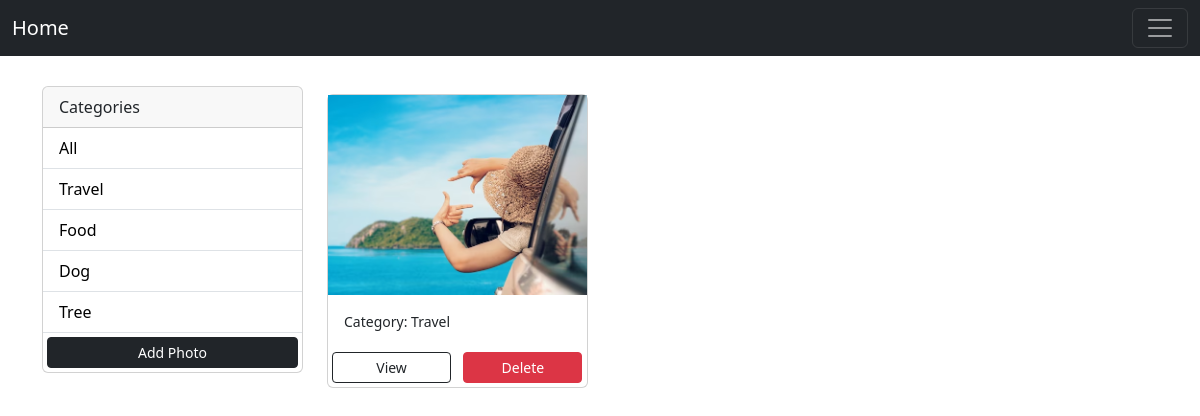
The page /?category_clicked=Travel on the database its author committed.
### photos/models.py (models this page shows, shortened)
class Category(models.Model):
    name = models.CharField(max_length=200, null=False, blank=False)
    def __str__(self):
        return self.name

class Photo(models.Model):
    category = models.ForeignKey(Category, on_delete=models.SET_NULL, null=True, blank=True)
    image = models.ImageField(null=False, blank=False, max_length=None)
    description = models.TextField()

### photos/views.py (the view)
# urls.py: path('', views.gallery, name='gallery'),
def gallery(request):
    category_searched = request.GET.get('category_clicked')
    if category_searched == None:
        photos = Photo.objects.all()
    else:
        photos = Photo.objects.filter(category__name = category_searched)
    categories = Category.objects.all()
    return render(request, 'photos/gallery.html', context={'categories': categories, 'photos': photos})

### photos/templates/photos/gallery.html
{% extends 'photos/main.html' %}
{% block content %}
    <div class="container">
        <div class="row">
            <div class="col-md-3">
                <div class="card">
                    <div class="card-header">
                        Categories
                    </div>
                    <ul class="list-group list-group-flush">
                        <li class="list-group-item">
                        <a href="{% url 'gallery' %}">All</a>
                        </li>
                        {% for category in categories %}
                        <li class="list-group-item"><a href="{% url 'gallery' %}?category_clicked={{category.name}}">{{category.name}}</a></li>
                        {% endfor %}
                        <a class="btn btn-block btn-dark btn-sm m-1" href="{% url 'add' %}">Add Photo</a>
                    </ul>
                    </div>
            </div>
            <div class="col-md-9">
                <div class="row">
                    {% for photo in photos %}
                    <div class="col-md-4">
                        <div class="card my-2">
                            <img class="image-thumbail" src="{{photo.image.url}}" class="image-thumbnail" alt="...">
                            <div class="card-body">
                                <small>Category: {{photo.category}}</small>
                            </div>
                            <div class="row">
                                <div class="col">
                                    <a style="width:46%" href="{% url 'photo' photo.id %}" class="btn btn-outline-dark btn-sm m-1">View</a>
                                    <a style="width:46%" href="{% url 'delete' photo.id %}" class="btn btn-danger btn-sm m-1">Delete</a>
                                </div>
                            </div>
                        </div>
                    </div>
                    {% endfor %}
                </div>
            </div>
        </div>
    </div>
{% endblock content %}

### photos/templates/photos/main.html (style rules this page uses)
.image-thumbail { height: 200px; object-fit: cover; }
.list-group-item a { text-decoration: none; color: black; }

### rows shown on the page
Category: name "Travel"
Category: name "Food"
Category: name "Dog"
Category: name "Tree"
Photo: image (picture), category "Travel"
